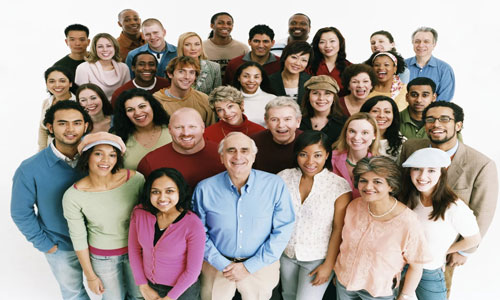
#> input picture test_images/hard_test4.jpg, 500 x 300 px
$ python test.py
#> lines starting #> are read from the running program, lines starting #| are printed output that depends on the picture; after the words box and inside, x2 and y2 are one past the last pixel; in counts of white or black regions, pixels touching at a corner belong together
# -*- coding: utf-8 -*-

import cv2


def view_image(image, name_of_window):
    """Функция вывода изображения"""
    cv2.namedWindow(name_of_window, cv2.WINDOW_NORMAL)
    cv2.imshow(name_of_window, image)
    cv2.waitKey(0)
    cv2.destroyAllWindows()


"""
image = cv2.imread("test_images/vik_nik.jpg")
# Выводим обычного ВикНика
view_image(image, 'Viktor Nikolaevich regular')

# Делаем ВикНика чб, потом цветным
gray_image = cv2.cvtColor(image, cv2.COLOR_BGR2GRAY)
ret, threshold_image = cv2.threshold(image, 127, 255, 0)
view_image(gray_image, "Vik-Nik bw")
view_image(threshold_image, "Vik-Nik gray")
"""

# """
# Распознавание лиц
image_path = "test_images/hard_test4.jpg"
face_cascade = cv2.CascadeClassifier(cv2.data.haarcascades + 'haarcascade_frontalface_default.xml')
image = cv2.imread(image_path)
#> image is the input picture: shape (300, 500, 3); mean B, G, R 152.4, 158.7, 169.9
gray = cv2.cvtColor(image, cv2.COLOR_BGR2GRAY)
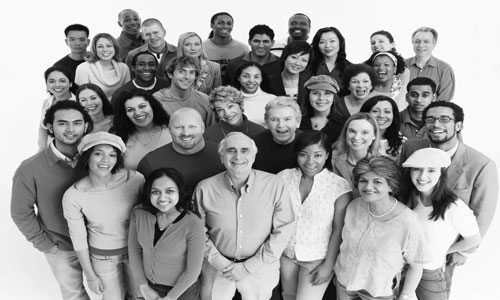
#> gray: shape (300, 500); min 0, max 255, mean 161.4
faces = face_cascade.detectMultiScale(
    gray,
    scaleFactor=1.1,
    minNeighbors=5,
    minSize=(10, 10)
)
#> faces = 22 rows, first 6: [64, 29, 26, 26], [315, 31, 28, 28], [410, 31, 26, 26], [92, 36, 26, 26], [172, 61, 28, 28], [239, 66, 27, 27]
faces_detected = "Face detected: " + format(len(faces))
#> faces_detected = 'Face detected: 22'
print(faces_detected)
#| Face detected: 22
# Рисуем квадраты вокруг лиц
for (x, y, w, h) in faces:
    cv2.rectangle(image, (x, y), (x+w, y+h), (255, 255, 0), 2)
#> this loop made 22 passes
#> (x, y, w, h) on passes 1 to 12: (64, 29, 26, 26), (315, 31, 28, 28), (410, 31, 26, 26), (92, 36, 26, 26), (172, 61, 28, 28), (239, 66, 27, 27), (43, 70, 28, 28), (348, 71, 28, 28), (307, 82, 30, 30), (405, 84, 30, 30), (77, 89, 26, 26), (122, 96, 31, 31)
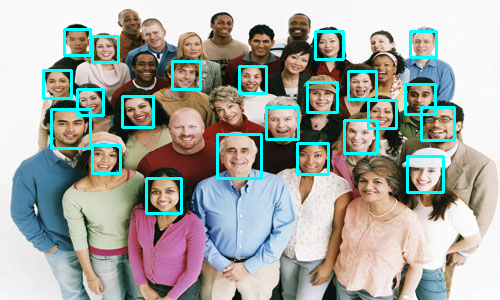
#> image: shape (300, 500, 3); 5.26% of pixels changed, all inside (x1, y1, x2, y2) = (42, 28, 456, 215)
view_image(image, faces_detected)
# """

"""
image = cv2.imread("test_images/vik_nik.jpg")

blue, green, red = cv2.split(image)    # Split the image into its channels
img_gs = cv2.imread('test_images/vik_nik.jpg', cv2.IMREAD_GRAYSCALE)    # Convert image to grayscale

view_image(red, 'red')    # Display the red channel in the image
view_image(blue, 'blue')    # Display the red channel in the image
view_image(green, 'green')    # Display the red channel in the image
view_image(img_gs, 'img_gs')    # Display the grayscale version of image

# Вывод некторой информации о изображении
print("Image Properties")
print("- Number of Pixels: " + str(image.size))
print("- Shape/Dimensions: " + str(image.shape))
"""

# cv2.imwrite("test_images/ava_o_problem_res.jpg", image)   # Сохранение результата

$ run again, with test_images/vik_nik.jpg copied over test_images/hard_test4.jpg
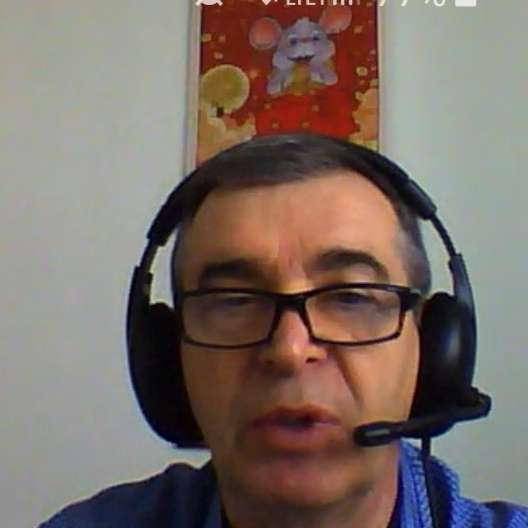
#> input picture test_images/vik_nik.jpg, 528 x 528 px
#> image is the input picture: shape (528, 528, 3); mean B, G, R 102.7, 109.9, 123.4
#> `gray = cv2.cvtColor(image, cv2.COLOR_BGR2GRAY)`:
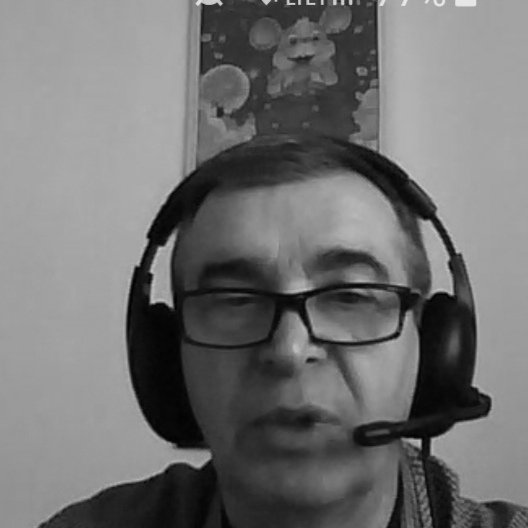
#> gray: shape (528, 528); min 1, max 235, mean 113.1
#> faces = [[129, 169, 326, 326]]
#> faces_detected = 'Face detected: 1'
#| Face detected: 1
#> the loop `for (x, y, w, h) in faces:` made 1 pass
#> after the loop `for (x, y, w, h) in faces:`:
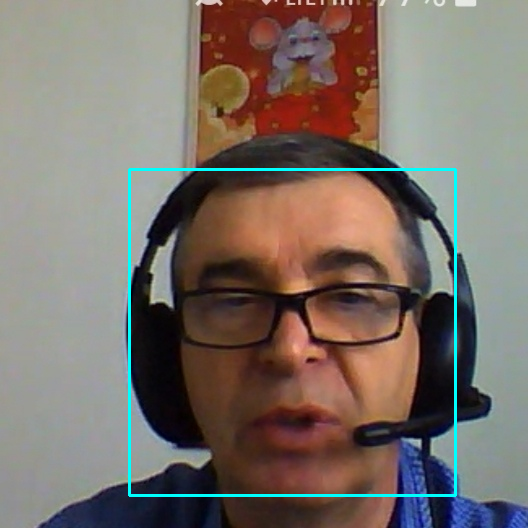
#> image: shape (528, 528, 3); 1.4% of pixels changed, all inside (x1, y1, x2, y2) = (128, 168, 457, 497)

$ run again, with test_images/hard_test1.jpg copied over test_images/hard_test4.jpg
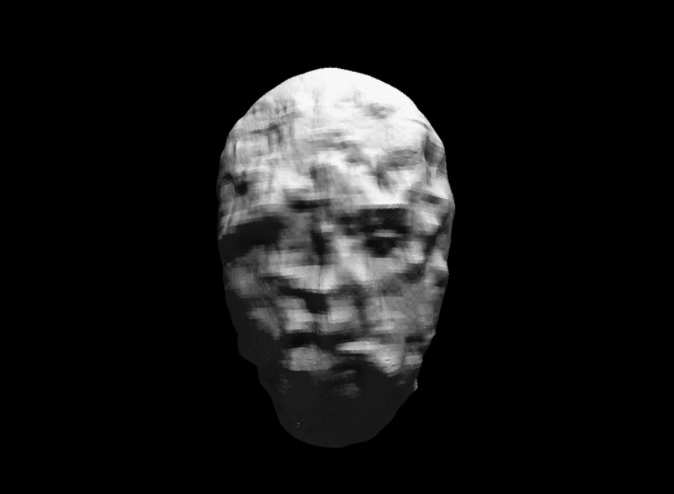
#> input picture test_images/hard_test1.jpg, 674 x 494 px
#> image is the input picture: shape (494, 674, 3); min 0, max 254, mean 23.9
#> faces = [[194, 121, 290, 290]]
#> faces_detected = 'Face detected: 1'
#| Face detected: 1
#> the loop `for (x, y, w, h) in faces:` made 1 pass
#> after the loop `for (x, y, w, h) in faces:`:
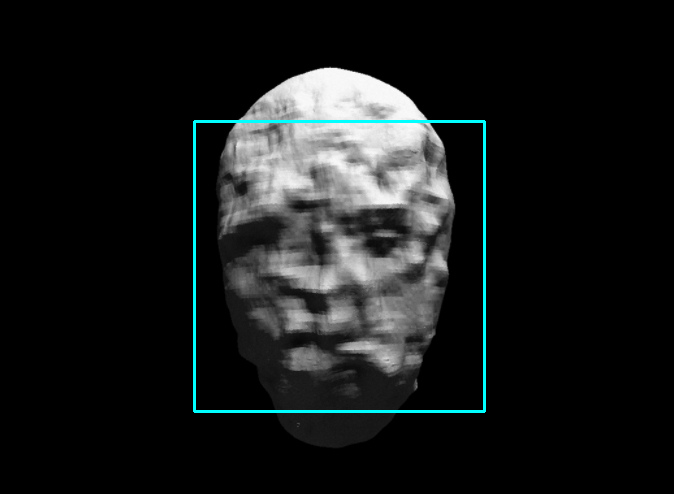
#> image: shape (494, 674, 3); 1.04% of pixels changed, all inside (x1, y1, x2, y2) = (193, 120, 486, 413)

$ run again, with test_images/hard_test2.jpg copied over test_images/hard_test4.jpg
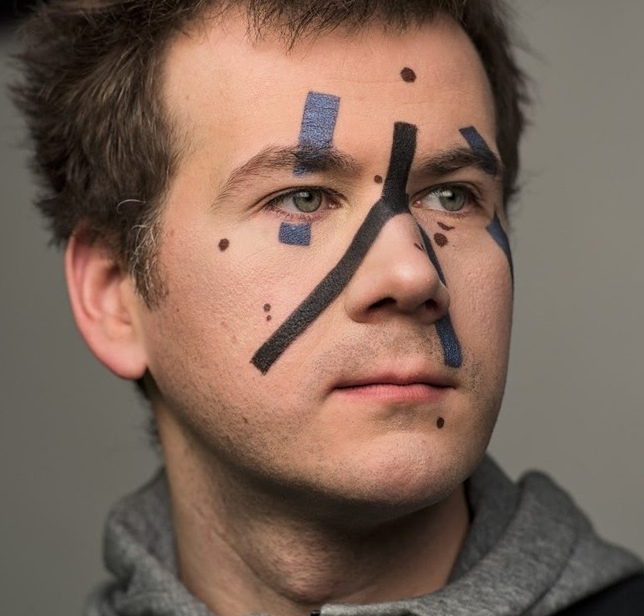
#> input picture test_images/hard_test2.jpg, 644 x 616 px
#> image is the input picture: shape (616, 644, 3); mean B, G, R 88.9, 102.2, 126.3
#> `gray = cv2.cvtColor(image, cv2.COLOR_BGR2GRAY)`:
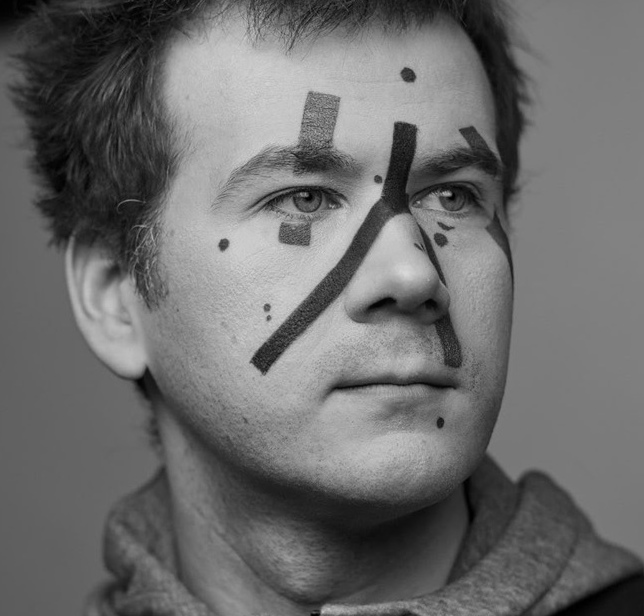
#> gray: shape (616, 644); min 0, max 217, mean 107.9
#> faces = [[133, 21, 452, 452]]
#> faces_detected = 'Face detected: 1'
#| Face detected: 1
#> the loop `for (x, y, w, h) in faces:` made 1 pass
#> after the loop `for (x, y, w, h) in faces:`:
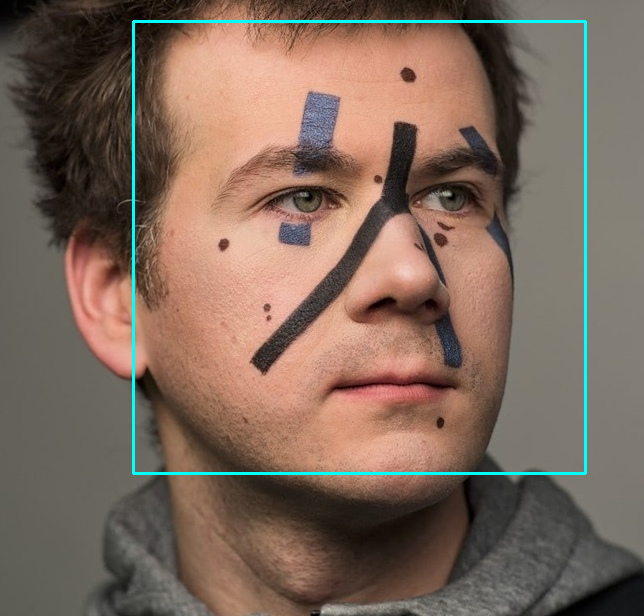
#> image: shape (616, 644, 3); 1.37% of pixels changed, all inside (x1, y1, x2, y2) = (132, 20, 587, 475)
